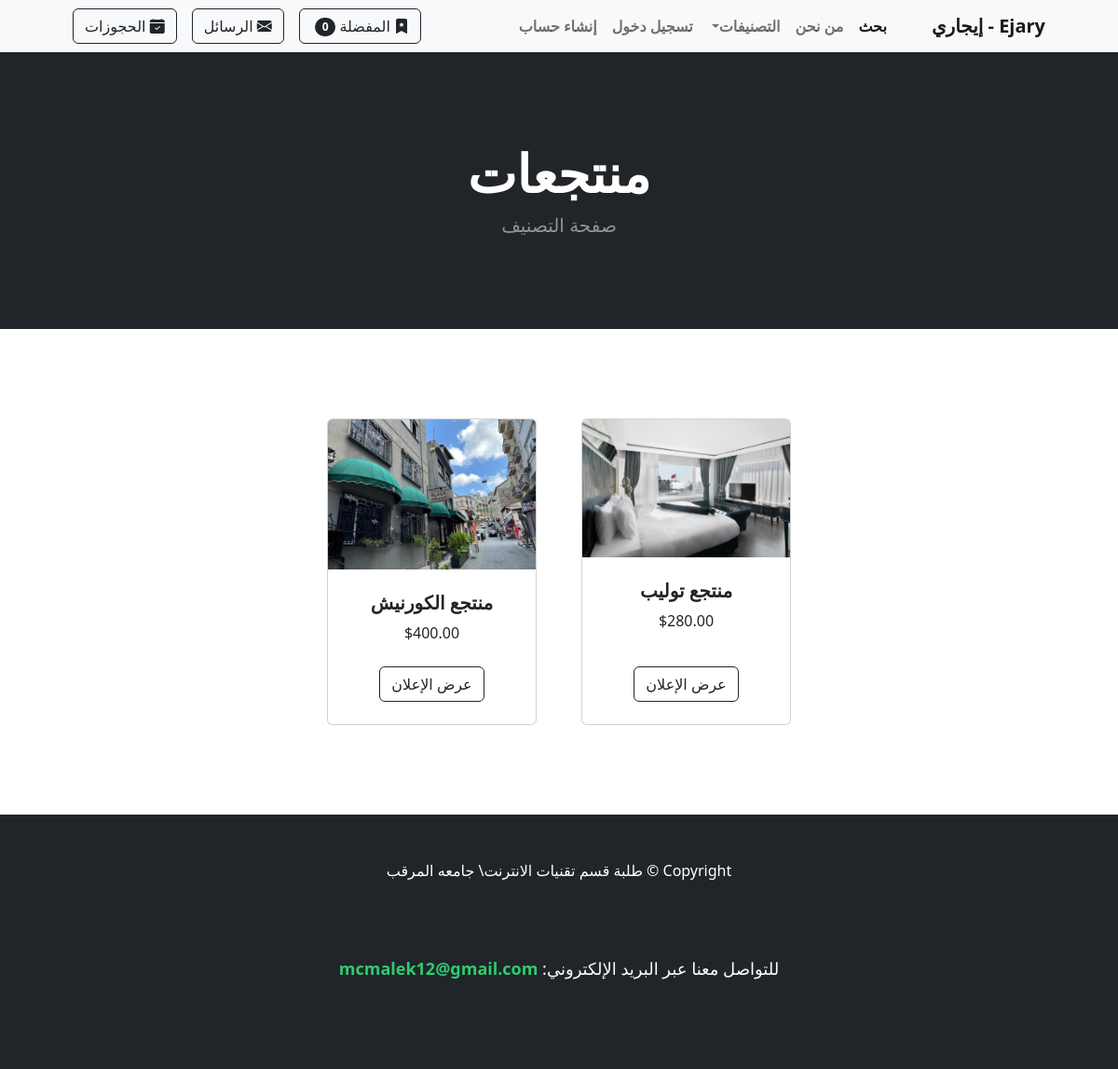
Screenshot of /category/منتجعات with the database file from the repository.
### store/models.py (models this page shows, shortened)
class Category(models.Model):
	name = models.CharField(max_length=50)
	def __str__(self):
		return self.name
	class Meta:
		verbose_name_plural = 'categories'

class Product(models.Model):
    name = models.CharField(max_length=100)
    price = models.DecimalField(default=0, decimal_places=2, max_digits=6)
    category = models.ForeignKey(Category, on_delete=models.CASCADE, default=1)
    description = models.CharField(max_length=250, default='', blank=True, null=True)
    image = models.ImageField(upload_to='uploads/product/')
    is_sale = models.BooleanField(default=False)
    sale_price = models.DecimalField(default=0, decimal_places=2, max_digits=6)
    user = models.ForeignKey(User, on_delete=models.CASCADE)  # المستخدم الذي أضاف الإعلان
    city = models.ForeignKey(City, on_delete=models.CASCADE, null=True, blank=True)  # المدينة
    phone_number = models.CharField(
        max_length=10,
        validators=[
            RegexValidator(
                regex=r'^(092|091|094|093)\d{7}$',
                message="Phone number must start with 092, 091, 094, or 093 and be 10 digits long."
            )
        ],
        help_text="Enter a valid phone number starting with 092, 091, 094, or 093."
    )

### store/views.py (the view)
# urls.py: path('category/<str:foo>', views.category, name='category'),
def category(request, foo):
	foo = foo.replace('-', ' ')
	try:
		category = Category.objects.get(name=foo)
		products = Product.objects.filter(category=category)
		return render(request, 'category.html', {'products':products, 'category':category})
	except:
		messages.success(request, ("That Category Doesn't Exist..."))
		return redirect('home')

### cart/cart.py (called while the page is built)
	def __len__(self):
		return len(self.cart)

### cart/context_processors.py (called while the page is built)
def cart(request):
	return {'cart': Cart(request)}

### store/views.py (called while the page is built)
def categories_processor(request):
    return {
        'categories': Category.objects.all()
    }

def base_context(request):
    if request.user.is_authenticated:
        unread_count = ChatMessage.objects.filter(receiver=request.user, is_read=False).count()
    else:
        unread_count = 0
    return {'unread_count': unread_count}

### store/templates/category.html (shortened to what this page needs)
{% extends 'base.html' %}
{% block content %}
<header class="bg-dark py-5">
    <div class="container px-4 px-lg-5 my-5">
        <div class="text-center text-white">
            <h1 class="display-4 fw-bolder">{{ category }}</h1>
            <p class="lead fw-normal text-white-50 mb-0">صفحة التصنيف</p>
        </div>
    </div>
</header>
<section class="py-5">
    <div class="container px-4 px-lg-5 mt-5">
        <div class="row gx-4 gx-lg-5 row-cols-2 row-cols-md-3 row-cols-xl-4 justify-content-center">
            {% for product in products %}
            <div class="col mb-5">
                <div class="card h-100">
                    <img class="card-img-top" src="{{ product.image.url }}" alt="{{ product.name }}" />
                    <div class="card-body p-4 text-center">
                        <h5 class="fw-bolder">{{ product.name }}</h5>
                        ${{ product.price }}
                    </div>
                     <div class="card-footer p-4 pt-0 border-top-0 bg-transparent">
                        <div class="text-center">
                            <a class="btn btn-outline-dark mt-auto" href="{% url 'product' product.id %}">عرض الإعلان</a>
                        </div>
                    </div>
                </div>
            </div>
            {% endfor %}
        </div>
    </div>
</section>
{% endblock %}

### rows the page displays
Category: name "منتجعات"
Product: image (picture), name "منتجع توليب", price "280.00"
Product: image (picture), name "منتجع الكورنيش", price "400.00"

### other values shown
{{ cart|length }} "0"
